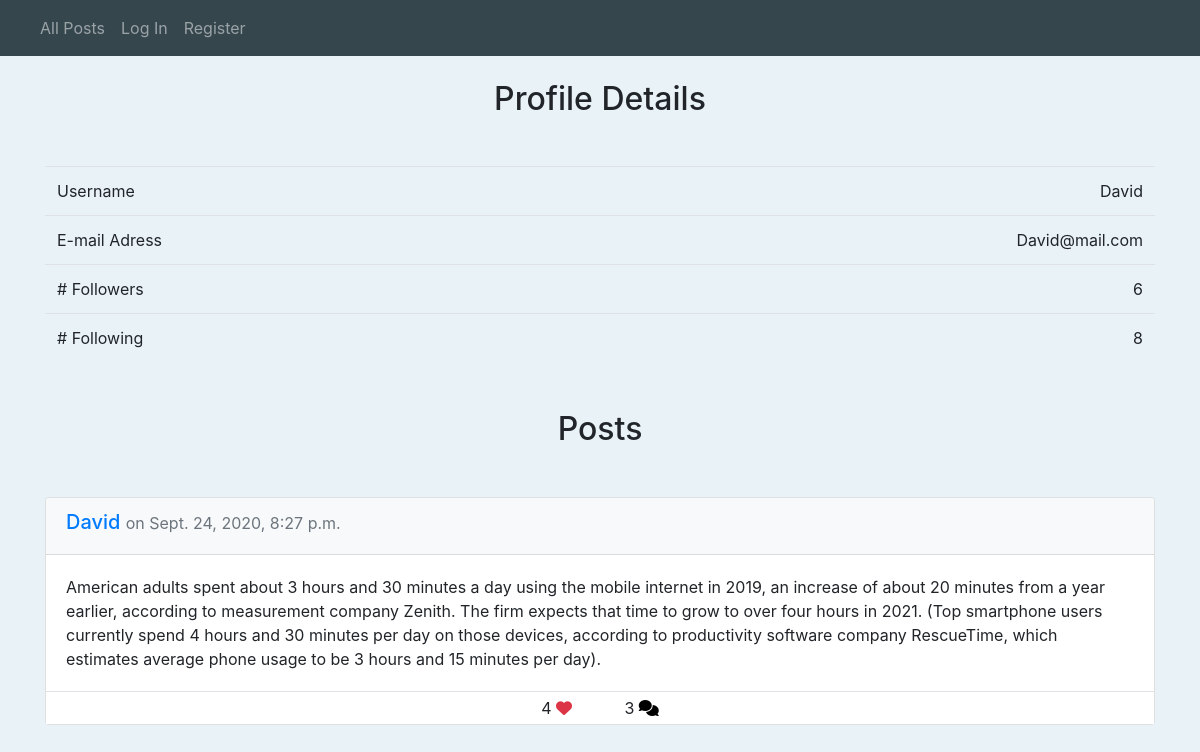
The app's page /profile/David with its own data.
### network/models.py (models this page shows, shortened)
class User(AbstractUser):
    likes = models.ManyToManyField("Post", blank=True,
            related_name="likes")
    follows = models.ManyToManyField("self", blank=True, symmetrical=False,
              related_name="followers", default=0)
    def __str__(self):
        return f"{self.username}"

class Post(models.Model):
    creator = models.ForeignKey(User, related_name="posts",
                on_delete=models.CASCADE)
    timestamp = models.DateTimeField(auto_now_add=True)
    content = models.TextField(max_length=10000)

class Comment(models.Model):
    creator = models.ForeignKey(User, related_name="comments",
              on_delete=models.CASCADE)
    content = models.TextField(max_length=10000)
    post = models.ForeignKey(Post, related_name="comments",
           on_delete=models.CASCADE)
    timestamp = models.DateTimeField(auto_now_add=True)

### network/views.py (the view)
# urls.py: path("profile/<str:username>", views.profile, name="profile"),
def profile(request, username):
    profile = User.objects.get(username=username)
    content = getPaginator(request, profile.posts.order_by("-timestamp"))
    content["profile"] = profile
    return render(request, "network/profile.html", content)

### network/utils.py (called while the page is built)
def getPaginator(request, data):
    p = Paginator(data, 10)
    page_number = request.GET.get("page", 1)
    page = p.get_page(page_number)
    if page.has_previous():
        previousURL = f"?page={page.previous_page_number()}"
    else:
        previousURL = ''
    if page.has_next():
        nextURL = f"?page={page.next_page_number()}"
    else:
        nextURL = ''
    content = {"page": page, "previousURL": previousURL, "nextURL": nextURL}
    return content

### network/templates/network/profile.html (shortened to what this page needs)
{% extends "network/layout.html" %}
{% block body %}
<div class="container">
    <h2 class="text-center pt-4">
        Profile Details
    </h2>
    <table class="table mt-5 mb-4 responsive">
        <tbody>
            <tr>
                <td> Username </td>
                <td class="text-right">{{ profile.username }}</td>
            </tr>
            <tr>
                <td>E-mail Adress</td>
                <td class="text-right">{{ profile.email }}</td>
            </tr>
            <tr>
                <td># Followers</td>
                <td class="text-right">{{ profile.followers.all | length }}</td>
            </tr>
            <tr>
                <td># Following</td>
                <td class="text-right">{{ profile.follows.all | length }}</td>
            </tr>
        </tbody>
    </table>
    <h2 class="text-center my-5">Posts</h2>
</div>
{% endblock %}

### network/templates/network/layout.html (shortened to what this page needs)
{% load static %}
<!DOCTYPE html>
<html lang="en">
    <head>
        <link rel="stylesheet" href="https://stackpath.bootstrapcdn.com/bootstrap/4.4.1/css/bootstrap.min.css">
        <link href="{% static 'network/styles.css' %}" rel="stylesheet">
    </head>
    <body>
        <nav class="navbar navbar-expand-lg navbar-dark navbar-fixed-top">
            <div class="nav">
              <ul class="navbar-nav mr-auto">
                <li class="nav-item">
                  <a class="nav-link" href="{% url 'index' %}">All Posts</a>
                </li>
                {% if user.is_authenticated %}
                    <li class="nav-item">
                        <a class="nav-link" href="{% url 'following' %}">Following</a>
                    </li>
                    <li class="nav-item">
                        <a class="nav-link" href="{% url 'logout' %}">Log Out</a>
                    </li>
                {% else %}
                    <li class="nav-item">
                        <a class="nav-link" href="{% url 'login' %}">Log In</a>
                    </li>
                    <li class="nav-item">
                        <a class="nav-link" href="{% url 'register' %}">Register</a>
                    </li>
                {% endif %}
              </ul>
            </div>
          </nav>
        <div class="body">
            {% block body %}
            {% endblock %}
            <div class="container d-block mt-3">
                {% for post in page.object_list %}
                <div class="card my-3">
                    <div class="card-header bg-light">
                        <h5><a href="{% url 'profile' post.creator %}">{{ post.creator }}</a>
                            <small class="text-muted"> on {{ post.timestamp }}</small>
                        </h5>
                    </div>
                    <div class="card-body">
                        <p class="card-text content">{{ post.content }}</p>
                    </div>
                    <div class=" border-top py-1 bg-white row-fluid text-center">
                        <span class="">
                            <span id="num_likes">{{ post.likes.all | length }}</span>
                            {% if not user.is_authenticated %}
                                <i class="fa fa-heart text-danger"></i>
                            {% elif user in post.likes.all %}
                                <button id="likeBtn" class="bg-transparent border-0 p-0 m-0"><i class="fa fa-heart text-danger"></i></button>
                            {% else %}
                                <button id="likeBtn" class="bg-transparent border-0 p-0 m-0"><i class="far fa-heart text-danger"></i></button>
                            {% endif %}
                        </span>
                        <span class="ml-5">
                            <span id="num_comments">{{ post.comments.all | length }}</span>
                            <a href="{% url 'post' post.id%}"><button id="commentsBtn" class="bg-transparent border-0 p-0 m-0"><i class="fas fa-comments"></i></button></a>
                        </span>
                    </div>
                </div>
                {% empty %}
                    {% if currentPage == "following" %}
                        <h4 class="text-center mt-4">You are currenty not following anybody...</h4>
                    {% elif currentPage == "index" %}
                        <h4 class="text-center mt-4">No posts exist currently...</h4>
                    {% endif %}
                {% endfor %}
            </div>
        </div>
    </body>
</html>

### network/static/network/styles.css (style rules this page uses)
.content { white-space: pre-line; }
.body, html { margin: 0; height: 100%; background-color: #e9f3f7; }
.navbar { background-color: #35464d; }

### records on screen
User: username "David", email "David@mail.com", followers.all|length "6", follows.all|length "8"
Post: creator "David", timestamp "Sept. 24, 2020, 8:27 p.m.", content "American adults spent about 3 hours and 30 minutes a day using the mobile internet in 2019, an increase of about 20 minutes from a year earlier, according to measurement company Zenith. The firm expects that time to grow to over four hours in 2021. (Top smartphone users currently spend 4 hours and 30 minutes per day on those devices, according to productivity software company RescueTime, which estimates average phone usage to be 3 hours and 15 minutes per day).", likes.all|length "4", comments.all|length "3"
